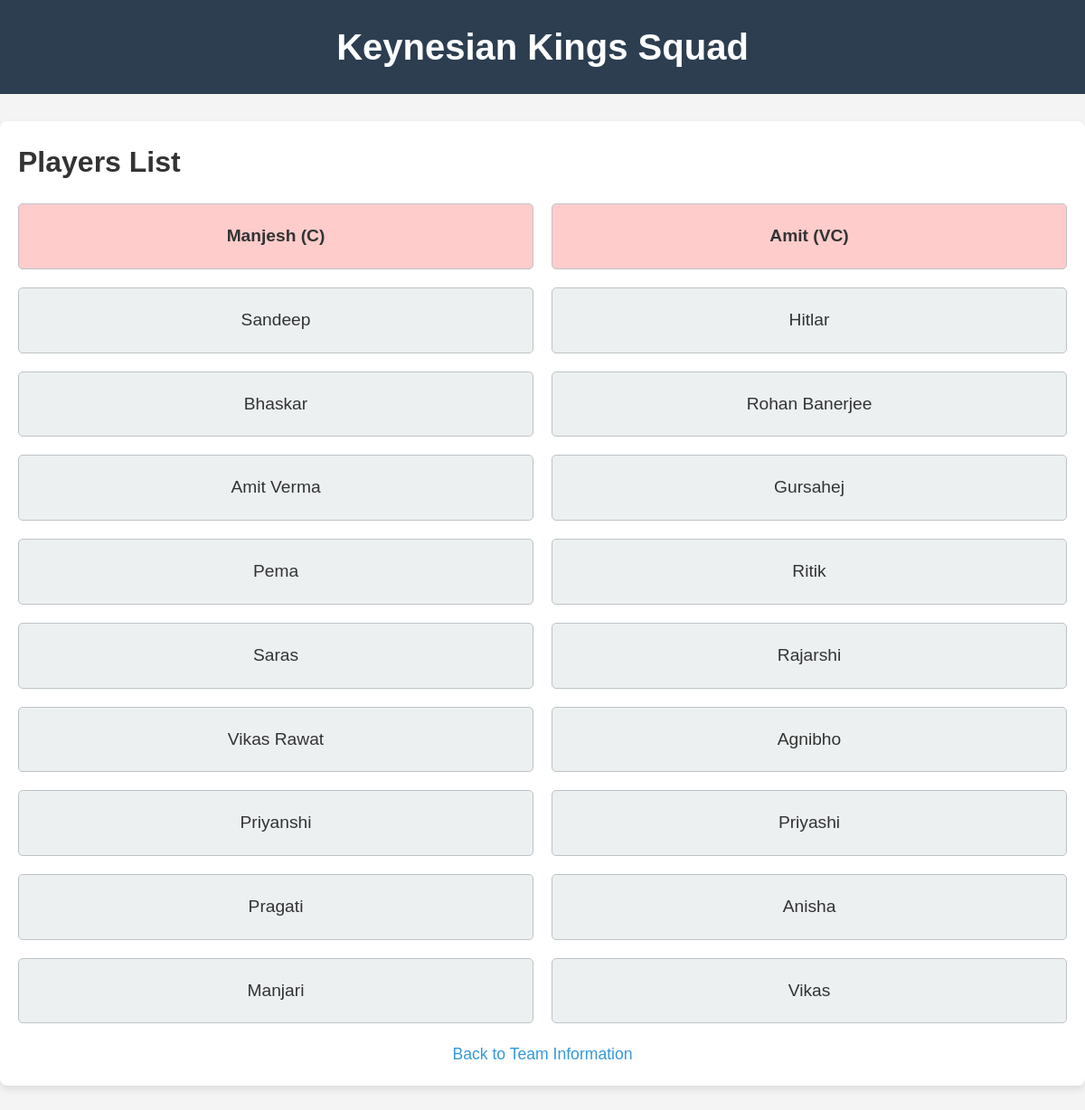
/team2.html, run on the app's committed database.
### tables this page shows
CREATE TABLE "team2" (
	"name"	TEXT,
	"id"	INTEGER NOT NULL,
	PRIMARY KEY("id" AUTOINCREMENT)
);

### app.py (the view)
@app.route('/<team_name>.html')
def team_page(team_name):
    players = query_db(f'SELECT * FROM {team_name}')
    player_names = [player[0] for player in players]
    return render_template(f'{team_name}.html', players=player_names)

### app.py (called while the page is built)
def query_db(query, args=(), one=False):
    conn = sqlite3.connect('sports_fest.db')
    conn.row_factory = sqlite3.Row  # Ensures the results are returned as a dictionary
    cur = conn.cursor()
    cur.execute(query, args)
    rv = cur.fetchall()  # Fetch all rows
    conn.close()  # No need for commit for SELECT queries
    return (rv[0] if rv else None) if one else rv

### templates/team2.html (shortened to what this page needs)
<!DOCTYPE html>
<html lang="en">
<head>
    <link rel="stylesheet" href="{{ url_for('static', filename='team2.css') }}">
</head>
<body>
    <header>
        <h1>Keynesian Kings Squad</h1>
    </header>
    <main>
        <h2>Players List</h2>
        <ul>
            {% for player in players %}
                <li>{{ player }}</li>
            {% endfor %}
        </ul>
        <p><a href="/team-information">Back to Team Information</a></p>
    </main>
</body>
</html>

### static/team2.css (style rules this page uses)
* { margin: 0; padding: 0; box-sizing: border-box; }
body { font-family: Arial, sans-serif; background-color: #f4f4f4; color: #333; line-height: 1.6; }
header { background-color: #2c3e50; color: white; padding: 20px; text-align: center; }
header h1 { font-size: 2.5rem; }
main { max-width: 1200px; margin: 30px auto; padding: 20px; background-color: white; border-radius: 8px; box-shadow: 0 4px 8px rgba(0, 0, 0, 0.1); }
main h2 { font-size: 2rem; margin-bottom: 20px; }
ul { display: grid; grid-template-columns: repeat(2, 1fr); gap: 20px; list-style: none; padding: 0; }
ul li { font-size: 1.2rem; padding: 20px; background-color: #ecf0f1; border: 1px solid #bdc3c7; border-radius: 5px; text-align: center; transition: background-color 0.3s ease, transform 0.3s ease; }
ul li:first-child, ul li:nth-child(2) { background-color: #ffcccc; font-weight: bold; }
p { text-align: center; margin-top: 20px; }
p a { text-decoration: none; color: #3498db; font-size: 1.1rem; }

### data on the page
team2: name "Manjesh (C)"
team2: name "Amit (VC)"
team2: name "Sandeep"
team2: name "Hitlar"
team2: name "Bhaskar"
team2: name "Rohan Banerjee"
team2: name "Amit Verma"
team2: name "Gursahej"
team2: name "Pema"
team2: name "Ritik"
team2: name "Saras"
team2: name "Rajarshi"
team2: name "Vikas Rawat"
team2: name "Agnibho"
team2: name "Priyanshi"
team2: name "Priyashi"
team2: name "Pragati"
team2: name "Anisha"
team2: name "Manjari"
team2: name "Vikas"
